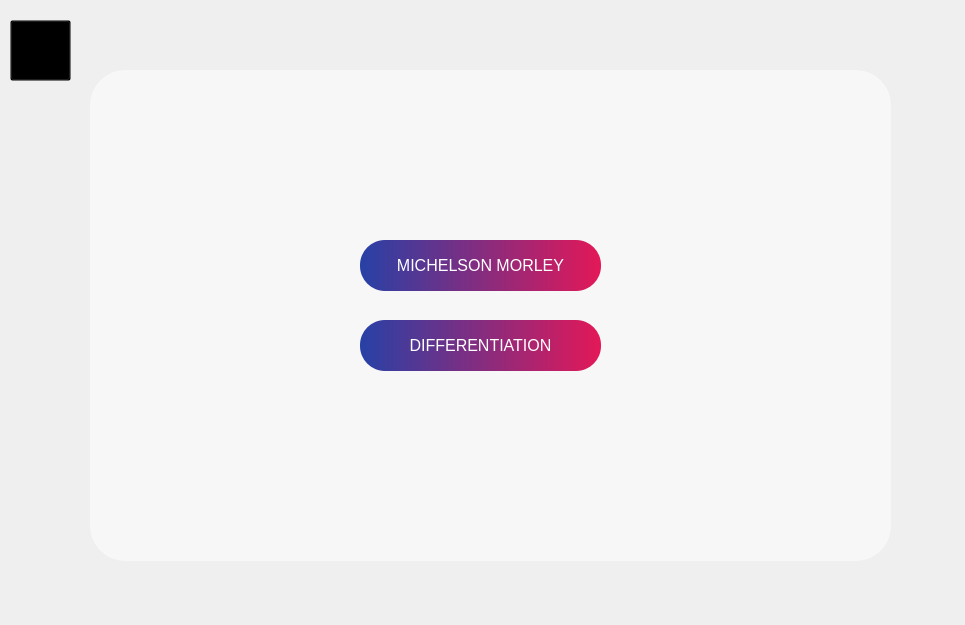
<?xml version="1.0" encoding="UTF-8"?>
<ui version="4.0">
 <class>MainWindow</class>
 <widget class="QMainWindow" name="MainWindow">
  <property name="geometry">
   <rect>
    <x>0</x>
    <y>0</y>
    <width>965</width>
    <height>625</height>
   </rect>
  </property>
  <property name="windowTitle">
   <string>MainWindow</string>
  </property>
  <widget class="QWidget" name="centralwidget">
   <widget class="QLabel" name="label">
    <property name="geometry">
     <rect>
      <x>0</x>
      <y>0</y>
      <width>971</width>
      <height>641</height>
     </rect>
    </property>
    <property name="text">
     <string/>
    </property>
    <property name="pixmap">
     <pixmap>codioful-formerly-gradienta-Mx688PpeE2A-unsplash.jpg</pixmap>
    </property>
    <property name="scaledContents">
     <bool>true</bool>
    </property>
   </widget>
   <widget class="QLabel" name="label_2">
    <property name="geometry">
     <rect>
      <x>90</x>
      <y>70</y>
      <width>801</width>
      <height>491</height>
     </rect>
    </property>
    <property name="styleSheet">
     <string notr="true">background-color: rgba(255, 255, 255, 127); 
border-radius: 35px;
border: 1px solid rgba(255, 255, 255, 76); </string>
    </property>
    <property name="text">
     <string/>
    </property>
   </widget>
   <widget class="QPushButton" name="pushButton">
    <property name="geometry">
     <rect>
      <x>360</x>
      <y>320</y>
      <width>241</width>
      <height>51</height>
     </rect>
    </property>
    <property name="styleSheet">
     <string notr="true">QPushButton {
    background: qlineargradient(x1:0, y1:0, x2:1, y2:0, stop:0 #2741a6, stop:1 #e31858);
    border-radius: 25px;
	font-size: 16px;
    color: white;
    padding: 10px 20px;
}

QPushButton:hover {
    background: qlineargradient(x1:0, y1:0, x2:1, y2:0, stop:0 #e31858, stop:1 #2741a6);
}
</string>
    </property>
    <property name="text">
     <string>DIFFERENTIATION</string>
    </property>
   </widget>
   <widget class="QPushButton" name="pushButton_HOME">
    <property name="geometry">
     <rect>
      <x>10</x>
      <y>20</y>
      <width>61</width>
      <height>61</height>
     </rect>
    </property>
    <property name="styleSheet">
     <string notr="true">QPushButton {
    background-color: transparent;
}

QPushButton:hover {
    background-color: rgba(255, 255, 255, 0.2);
    border-radius: 25px;
    border: 1px solid rgba(255, 255, 255, 0.3);
    font-size: 16px;
    color: white;
}

QPushButton:pressed {
    background-color: rgba(255, 255, 255, 0.3); 
    border: 1px solid rgba(255, 255, 255, 0.5); 
    transform: scale(0.95); 
}
</string>
    </property>
    <property name="text">
     <string/>
    </property>
    <property name="icon">
     <iconset>
      <normaloff>[CITYPNG.COM]House Line White Icon - 500x500.png</normaloff>[CITYPNG.COM]House Line White Icon - 500x500.png</iconset>
    </property>
    <property name="iconSize">
     <size>
      <width>50</width>
      <height>50</height>
     </size>
    </property>
   </widget>
   <widget class="QLabel" name="label_3">
    <property name="geometry">
     <rect>
      <x>110</x>
      <y>80</y>
      <width>771</width>
      <height>51</height>
     </rect>
    </property>
    <property name="styleSheet">
     <string notr="true">color:rgb(234, 234, 234);
font: 18pt &quot;MS Shell Dlg 2&quot;;</string>
    </property>
    <property name="text">
     <string/>
    </property>
   </widget>
   <widget class="QPushButton" name="pushButton_2">
    <property name="geometry">
     <rect>
      <x>360</x>
      <y>240</y>
      <width>241</width>
      <height>51</height>
     </rect>
    </property>
    <property name="styleSheet">
     <string notr="true">QPushButton {
    background: qlineargradient(x1:0, y1:0, x2:1, y2:0, stop:0 #2741a6, stop:1 #e31858);
    border-radius: 25px;
	font-size: 16px;
    color: white;
    padding: 10px 20px;
}

QPushButton:hover {
    background: qlineargradient(x1:0, y1:0, x2:1, y2:0, stop:0 #e31858, stop:1 #2741a6);
}
</string>
    </property>
    <property name="text">
     <string>MICHELSON MORLEY</string>
    </property>
   </widget>
  </widget>
 </widget>
 <resources/>
 <connections/>
</ui>
